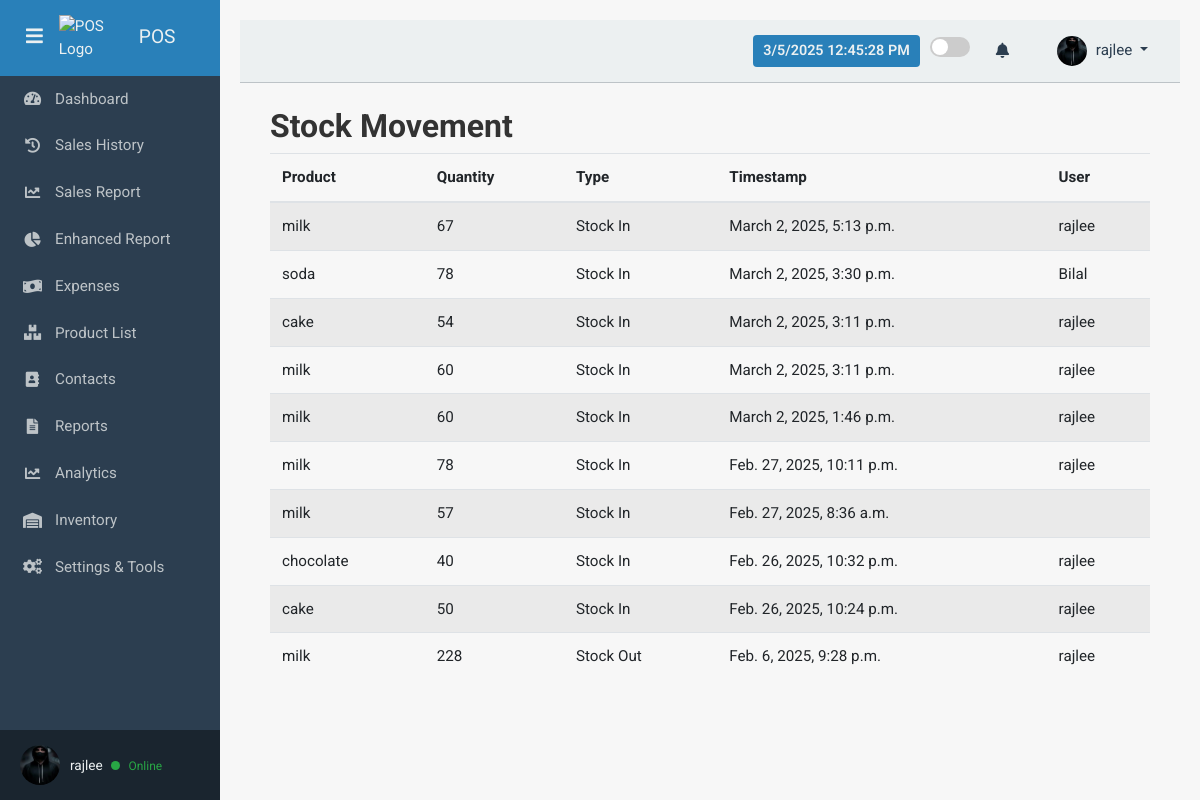
The app's page /stock-movement/ (signed in) with its own data.
### accounts/models.py (models this page shows, shortened)
class UserProfile(models.Model):
    user = models.OneToOneField(User, on_delete=models.CASCADE, related_name='profile')
    profile_picture = models.ImageField(upload_to='profile_pics/', blank=True, null=True)
    bio = models.TextField(blank=True, null=True)

### pos/models.py (models this page shows, shortened)
class StockMovement(models.Model):
    MOVEMENT_TYPES = [
        ('IN', 'Stock In'),
        ('OUT', 'Stock Out'),
        ('ADJUST', 'Stock Adjustment'),
    ]
    product = models.ForeignKey(Product, on_delete=models.CASCADE)
    quantity = models.IntegerField()
    movement_type = models.CharField(max_length=10, choices=MOVEMENT_TYPES)
    timestamp = models.DateTimeField(auto_now_add=True)
    user = models.ForeignKey(User, on_delete=models.SET_NULL, null=True, blank=True)
    remarks = models.TextField(blank=True, null=True)

class Product(models.Model):
    name = models.CharField(max_length=255)
    category = models.ForeignKey(
        Category, on_delete=models.SET_NULL, null=True, blank=True
    )
    description = models.TextField(blank=True)
    price = models.DecimalField(max_digits=10, decimal_places=2)
    image = models.ImageField(upload_to='products/', blank=True, null=True)
    stock = models.PositiveIntegerField(default=0)
    barcode = models.CharField(max_length=50, unique=True, blank=True)
    supplier = models.ForeignKey(
        Supplier, on_delete=models.SET_NULL, null=True, blank=True
    )
    expiration_date = models.DateField(null=True, blank=True)
    reorder_level = models.IntegerField(default=10)  # Low stock alert

### pos/views.py (the view)
# urls.py: path('stock-movement/', stock_movement_list, name='stock_movement_list'),
def stock_movement_list(request):
    movements = StockMovement.objects.all().order_by('-timestamp')
    return render(request, 'pos/stock_movement.html', {'movements': movements})

### pos/context_processors.py (called while the page is built)
def notifications_context(request):
    if request.user.is_authenticated:
        unread_notifications = Notification.objects.filter(
            user=request.user,
            is_read=False
        ).order_by('-created_at')
        return {
            'unread_notifications': unread_notifications,
            'unread_count': unread_notifications.count(),
        }
    return {}

### pos/templates/pos/stock_movement.html
{% extends "base.html" %}
{% block content %}
<div class="container">
    <h2>Stock Movement</h2>
    <table class="table table-striped">
        <thead>
            <tr>
                <th>Product</th>
                <th>Quantity</th>
                <th>Type</th>
                <th>Timestamp</th>
                <th>User</th>
            </tr>
        </thead>
        <tbody>
            {% for movement in movements %}
            <tr>
                <td>{{ movement.product.name }}</td>
                <td>{{ movement.quantity }}</td>
                <td>{{ movement.get_movement_type_display }}</td>
                <td>{{ movement.timestamp }}</td>
                <td>{{ movement.user.username }}</td>
            </tr>
            {% endfor %}
        </tbody>
    </table>
</div>
{% endblock %}

### pos/templates/base.html (shortened to what this page needs)
{% load static %}
<!DOCTYPE html>
<html lang="en">
<head>
  <link href="https://stackpath.bootstrapcdn.com/bootstrap/4.5.2/css/bootstrap.min.css" rel="stylesheet" />
  <link rel="stylesheet" href="https://cdnjs.cloudflare.com/ajax/libs/font-awesome/5.15.1/css/all.min.css" />
</head>
<body>
  <div id="sidebar">
    <div>
      <div class="sidebar-header">
        <button id="toggle-btn" class="toggle-btn">
          <i class="fas fa-bars"></i>
        </button>
        <img src="{% static 'images/pos logo.png' %}" alt="POS Logo" class="pos-logo">
        <span class="title">POS</span>
      </div>
      <nav class="sidebar-nav">
        <a href="{% url 'cashier_dashboard' %}">
          <i class="fas fa-tachometer-alt"></i>
          <span class="menu-text">Dashboard</span>
        </a>
        <a href="{% url 'sales_history' %}">
          <i class="fas fa-history"></i>
          <span class="menu-text">Sales History</span>
        </a>
        <a href="{% url 'sales_report' %}">
          <i class="fas fa-chart-line"></i>
          <span class="menu-text">Sales Report</span>
        </a>
        <a href="{% url 'enhanced_sales_report' %}">
          <i class="fas fa-chart-pie"></i>
          <span class="menu-text">Enhanced Report</span>
        </a>
        <a href="{% url 'expense_list' %}">
          <i class="fas fa-money-bill-wave"></i>
          <span class="menu-text">Expenses</span>
        </a>
        <a href="{% url 'product_list' %}">
          <i class="fas fa-boxes"></i>
          <span class="menu-text">Product List</span>
        </a>
        <a href="{% url 'contacts_list' %}">
          <i class="fas fa-address-book"></i>
          <span class="menu-text">Contacts</span>
        </a>
        <a data-toggle="collapse" href="#reportsSubmenu" role="button" aria-expanded="false" aria-controls="reportsSubmenu">
          <i class="fas fa-file-alt"></i>
          <span class="menu-text">Reports</span>
        </a>
        <a data-toggle="collapse" href="#analyticsSubmenu" role="button" aria-expanded="false" aria-controls="analyticsSubmenu">
          <i class="fas fa-chart-line"></i>
          <span class="menu-text">Analytics</span>
        </a>
        <a data-toggle="collapse" href="#inventorySubmenu" role="button" aria-expanded="false" aria-controls="inventorySubmenu">
          <i class="fas fa-warehouse"></i>
          <span class="menu-text">Inventory</span>
        </a>
        <a data-toggle="collapse" href="#settingsSubmenu" role="button" aria-expanded="false" aria-controls="settingsSubmenu">
          <i class="fas fa-cogs"></i>
          <span class="menu-text">Settings & Tools</span>
        </a>
      </nav>
    </div>
    <div class="sidebar-footer">
      {% if user.is_authenticated and user.profile.profile_picture %}
        <img src="{{ user.profile.profile_picture.url }}" alt="Profile Picture" class="profile-img" style="width:40px; height:40px; border-radius:50%; margin-right:10px;">
      {% else %}
        <i class="fas fa-user-circle" style="font-size:1.6rem; margin-right:10px;"></i>
      {% endif %}
      <div class="user-info">
        <span>
          {{ user.username }}
          {% if user.is_authenticated %}
            <span class="online-indicator"></span>
            <span class="online-text">Online</span>
          {% endif %}
        </span>
      </div>
    </div>
  </div>
  <div id="content">
    <nav class="navbar navbar-expand-lg navbar-light">
      <div class="ml-auto d-flex align-items-center">
        <div id="datetime"></div>
        <div class="theme-toggle">
          <label class="switch">
            <span class="slider"></span>
          </label>
        </div>
           <div class="position-relative mr-3">
  <a class="nav-link" href="#" id="notificationDropdown" data-toggle="dropdown">
    <i class="fas fa-bell"></i>
  </a>
</div>
        <div class="user-dropdown dropdown">
          <a class="nav-link dropdown-toggle" href="#" id="userDropdown" data-toggle="dropdown">
            {% if user.is_authenticated and user.profile.profile_picture %}
              <img src="{{ user.profile.profile_picture.url }}" alt="Profile Picture" class="profile-img">
            {% else %}
              <i class="fas fa-user-circle"></i>
            {% endif %}
            <span>{{ user.username }}</span>
          </a>
        </div>
      </div>
    </nav>
    <div class="container-fluid mt-4">
      {% block content %}
      {% endblock %}
    </div>
  </div>
</body>
</html>

### pos/templates/base.html (style rules this page uses)
body { font-family: 'Roboto', sans-serif; background-color: #f7f7f7; color: #333; font-size: 0.95rem; }
h1, h2, h3 { font-weight: 700; }
#sidebar { position: fixed; top: 0; left: 0; width: 220px; height: 100%; background-color: #2c3e50; color: #ecf0f1; transition: width 0.3s ease; overflow-y: auto; z-index: 1000; display: flex; flex-direction: column; justify-content: space-between; padding: 0; }
.sidebar-header { display: flex; align-items: center; justify-content: flex-start; padding: 15px 20px; background: #2980b9; }
.sidebar-header .title { font-size: 1.2rem; white-space: nowrap; }
.toggle-btn { background: transparent; border: none; color: #ecf0f1; font-size: 1.2rem; cursor: pointer; outline: none; margin-right: 10px; }
.pos-logo { max-width: 60px; height: auto; margin-right: 20px; }
.sidebar-nav { list-style: none; padding: 0; margin: 0; }
.sidebar-nav a { display: flex; align-items: center; padding: 12px 20px; color: #bdc3c7; text-decoration: none; transition: background 0.3s ease; }
.sidebar-nav a i { width: 25px; text-align: center; }
.menu-text { margin-left: 10px; transition: opacity 0.3s ease; }
.sidebar-footer { display: flex; align-items: center; padding: 15px 20px; background: #1a252f; }
.sidebar-footer .user-info { display: flex; flex-direction: column; font-size: 0.85rem; white-space: nowrap; }
.online-indicator { display: inline-block; width: 9px; height: 9px; background-color: #28a745; border-radius: 50%; margin-left: 5px; }
.online-text { font-size: 0.75rem; color: #28a745; margin-left: 5px; }
#content { margin-left: 220px; transition: margin-left 0.3s ease; padding: 20px; }
.navbar { background-color: #ecf0f1; border-bottom: 1px solid #bdc3c7; }
.navbar .nav-link, .navbar .dropdown-item { color: #2c3e50; }
.profile-img { width: 30px; height: 30px; object-fit: cover; border-radius: 50%; margin-right: 5px; }
#datetime { font-size: 0.9rem; font-weight: 600; background: #2980b9; color: #ecf0f1; padding: 5px 10px; border-radius: 4px; margin-right: 10px; }
.theme-toggle { display: flex; align-items: center; margin-right: 10px; }
.switch { position: relative; display: inline-block; width: 40px; height: 20px; }
.slider { position: absolute; cursor: pointer; top: 0; left: 0; right: 0; bottom: 0; background-color: #ccc; transition: .4s; border-radius: 20px; }
.slider:before { position: absolute; content: ""; height: 16px; width: 16px; left: 2px; bottom: 2px; background-color: white; transition: .4s; border-radius: 50%; }

### records on screen
StockMovement: product.name "milk", quantity "67", movement_type "Stock In", timestamp "March 2, 2025, 5:13 p.m.", user.username "rajlee"
StockMovement: product.name "soda", quantity "78", movement_type "Stock In", timestamp "March 2, 2025, 3:30 p.m.", user.username "Bilal"
StockMovement: product.name "cake", quantity "54", movement_type "Stock In", timestamp "March 2, 2025, 3:11 p.m.", user.username "rajlee"
StockMovement: product.name "milk", quantity "60", movement_type "Stock In", timestamp "March 2, 2025, 3:11 p.m.", user.username "rajlee"
StockMovement: product.name "milk", quantity "60", movement_type "Stock In", timestamp "March 2, 2025, 1:46 p.m.", user.username "rajlee"
StockMovement: product.name "milk", quantity "78", movement_type "Stock In", timestamp "Feb. 27, 2025, 10:11 p.m.", user.username "rajlee"
StockMovement: product.name "milk", quantity "57", movement_type "Stock In", timestamp "Feb. 27, 2025, 8:36 a.m."
StockMovement: product.name "chocolate", quantity "40", movement_type "Stock In", timestamp "Feb. 26, 2025, 10:32 p.m.", user.username "rajlee"
StockMovement: product.name "cake", quantity "50", movement_type "Stock In", timestamp "Feb. 26, 2025, 10:24 p.m.", user.username "rajlee"
StockMovement: product.name "milk", quantity "228", movement_type "Stock Out", timestamp "Feb. 6, 2025, 9:28 p.m.", user.username "rajlee"

### other values on screen
{{ user.username }} "rajlee"
